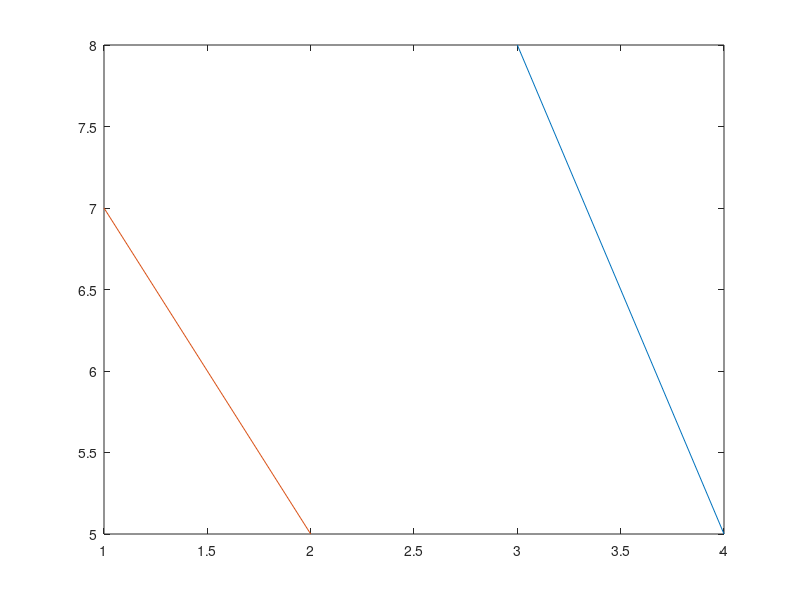

Write the MATLAB code that produced this figure. (Note: this script raises an error after producing the figure.)
disp('Running MATLAB script file axisSMtest.m') ;
%
%    FOR DEVELOPMENT AND TESTING OF MATLAB FUNCTION axisSM,
%    sets axis in graphics

itest = 8 ;     %  1,2,3,4,5,6,7,8


if itest == 1 ;

  xmat = [[4 2]; [3 1]]
  ymat = [[5 5]; [8 7]]

  axisout = axisSM(xmat,ymat)


elseif itest == 2 ;

  xmat = [[4 2]; [3 1]]

  axisout = axisSM(xmat)


elseif itest == 3 ;

  xmat = 4
  
  axisout = axisSM(xmat)


elseif itest == 4 ;

  xmat = [[4 2]; [3 1]]
  ymat = []

  axisout = axisSM(xmat,ymat)


elseif itest == 5 ;

  xmat = [[4 2]; [3 1]]
  ymat = [[5 5]; [8 7]]
  alpha = 0.05

  axisout = axisSM(xmat,ymat,alpha)


elseif itest == 6 ;

  xmat = [[4 2]; [3 1]]
  ymat = [[5 5]; [8 7]]
  alpha = 1

  axisout = axisSM(xmat,ymat,alpha)


elseif itest == 7 ;

  figure(1) ;
  clf ;

  xmat = [[4 2]; [3 1]] ;
  ymat = [[5 5]; [8 7]] ;

  plot(xmat,ymat) ;

  pauseSM ;

  axisSM(xmat,ymat) ;

  pauseSM ;

    alpha = 0 
  axisSM(xmat,ymat,alpha) ;

  pauseSM ;

    alpha = 1 
  axisSM(xmat,ymat,alpha) ;


elseif itest == 8 ;

  figure(1) ;
  clf ;

  xmat = [[4 2]; [3 1]] ;
  ymat = [[5 5]; [8 7]] ;

  plot(xmat,ymat) ;

  axisSM(xmat) ;

    alpha = 1 
  axisSM(xmat,[],alpha) ;


end ;    %  of itest if-block




